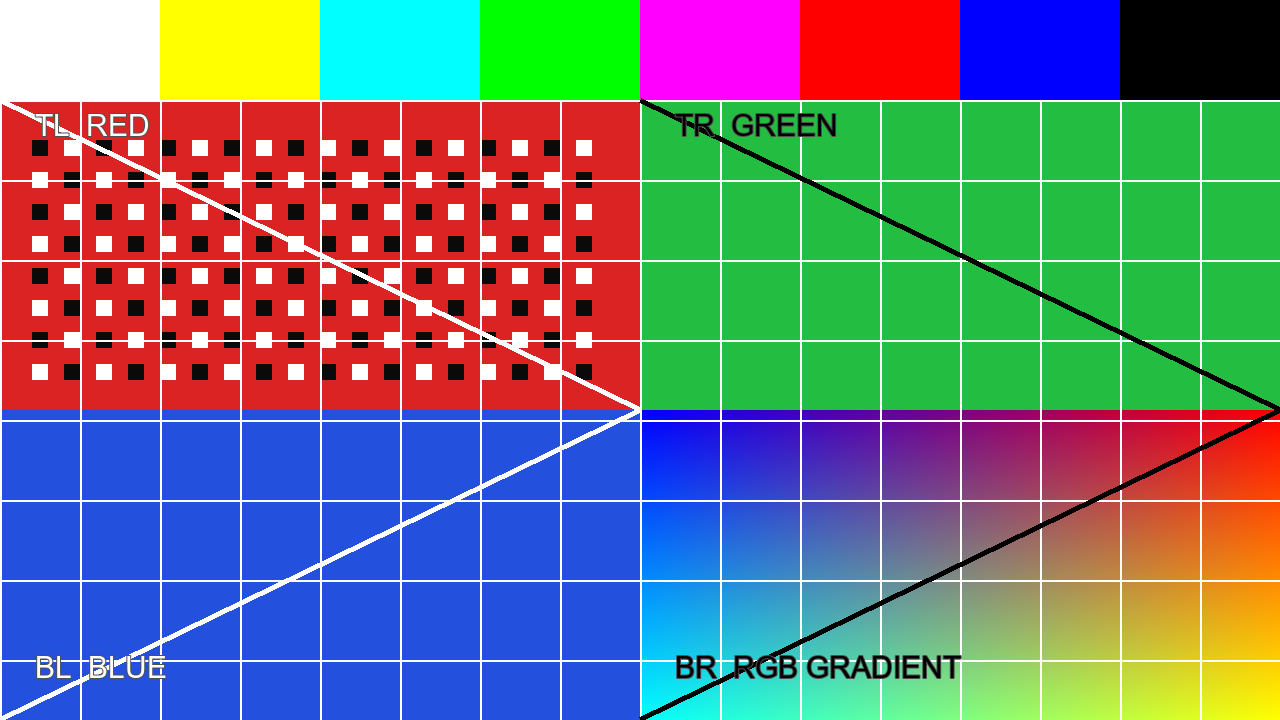
#> input picture project_1/testdata/axis_resize_input_1280x720.png, 1280 x 720 px
$ python image_to_hex.py
#> lines starting #> are read from the running program, lines starting #| are printed output that depends on the picture
from pathlib import Path

import numpy as np
from PIL import Image


# 本脚本位于 project_1/scripts/ 下，所以 parents[1] 是 project_1 根目录。
PROJECT_ROOT = Path(__file__).resolve().parents[1]
TESTDATA_DIR = PROJECT_ROOT / "testdata"

INPUT_IMAGE = TESTDATA_DIR / "axis_resize_input_1280x720.png"
OUTPUT_HEX = TESTDATA_DIR / "input_rgb.hex"

SRC_WIDTH = 1280
SRC_HEIGHT = 720


def main():
    if not INPUT_IMAGE.is_file():
        raise FileNotFoundError(f"找不到输入图片：{INPUT_IMAGE}")

    TESTDATA_DIR.mkdir(parents=True, exist_ok=True)

    with Image.open(INPUT_IMAGE) as image:
#> image is the input picture: PIL image 1280x720 RGB; mean R, G, B 111, 120.3, 123.5
        if image.size != (SRC_WIDTH, SRC_HEIGHT):
            raise ValueError(
                f"图片尺寸应为 {SRC_WIDTH}x{SRC_HEIGHT}，"
                f"实际为 {image.width}x{image.height}"
            )

        # 统一转换成 RGB888，忽略 PNG 可能包含的透明度通道。
        rgb = np.asarray(image.convert("RGB"), dtype=np.uint8)

    # 每个像素按 RRGGBB 打包为 24 位数值。
    pixels = (
        (rgb[:, :, 0].astype(np.uint32) << 16)
        | (rgb[:, :, 1].astype(np.uint32) << 8)
        | rgb[:, :, 2].astype(np.uint32)
    )
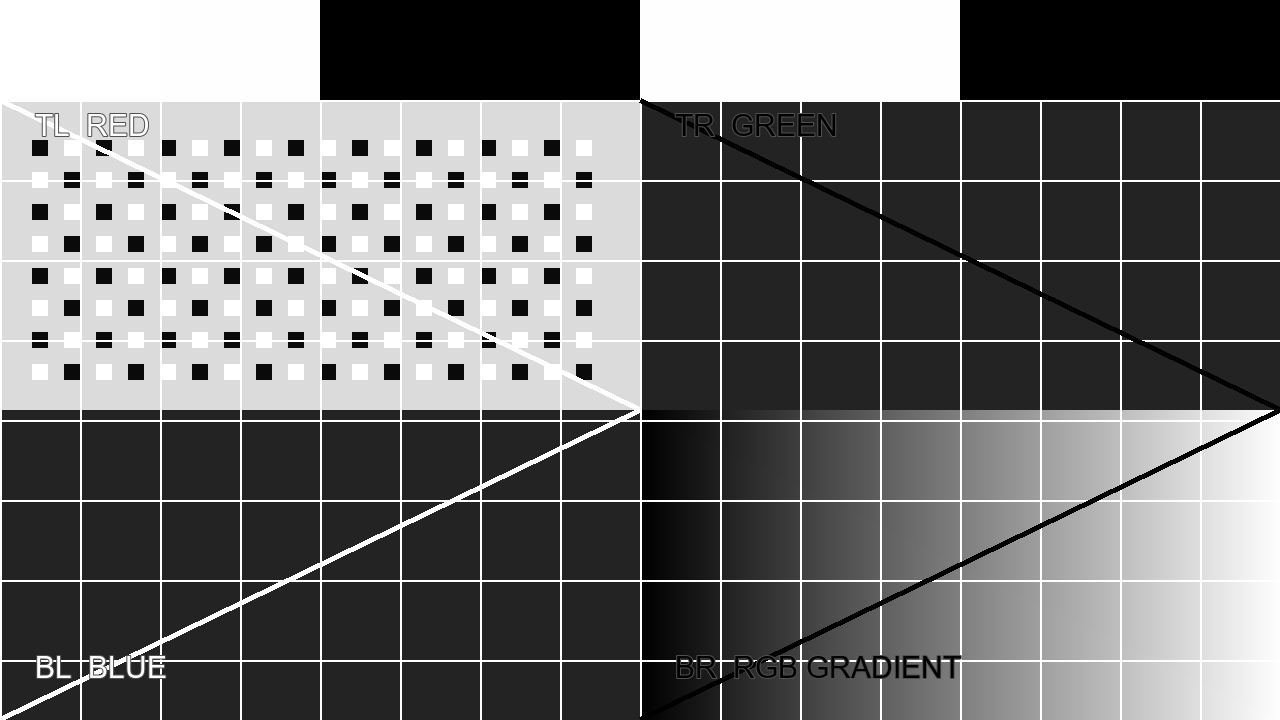
#> pixels: shape (720, 1280) uint32; min 0, max 16777215, mean 7305023.4; drawn with min black and max white

    # 一行一个像素，格式如 12AB34，供 Verilog $readmemh 读取。
    with OUTPUT_HEX.open("w", encoding="ascii", newline="\n") as file:
        np.savetxt(file, pixels.reshape(-1, 1), fmt="%06X")

    expected_count = SRC_WIDTH * SRC_HEIGHT
    print(f"输入图片：{INPUT_IMAGE}")
    print(f"输出数据：{OUTPUT_HEX}")
    print(f"图片尺寸：{SRC_WIDTH}x{SRC_HEIGHT}")
    print(f"像素数量：{expected_count}")
    print("像素格式：RGB888，按 RRGGBB 写入，每行一个像素")


if __name__ == "__main__":
    main()
